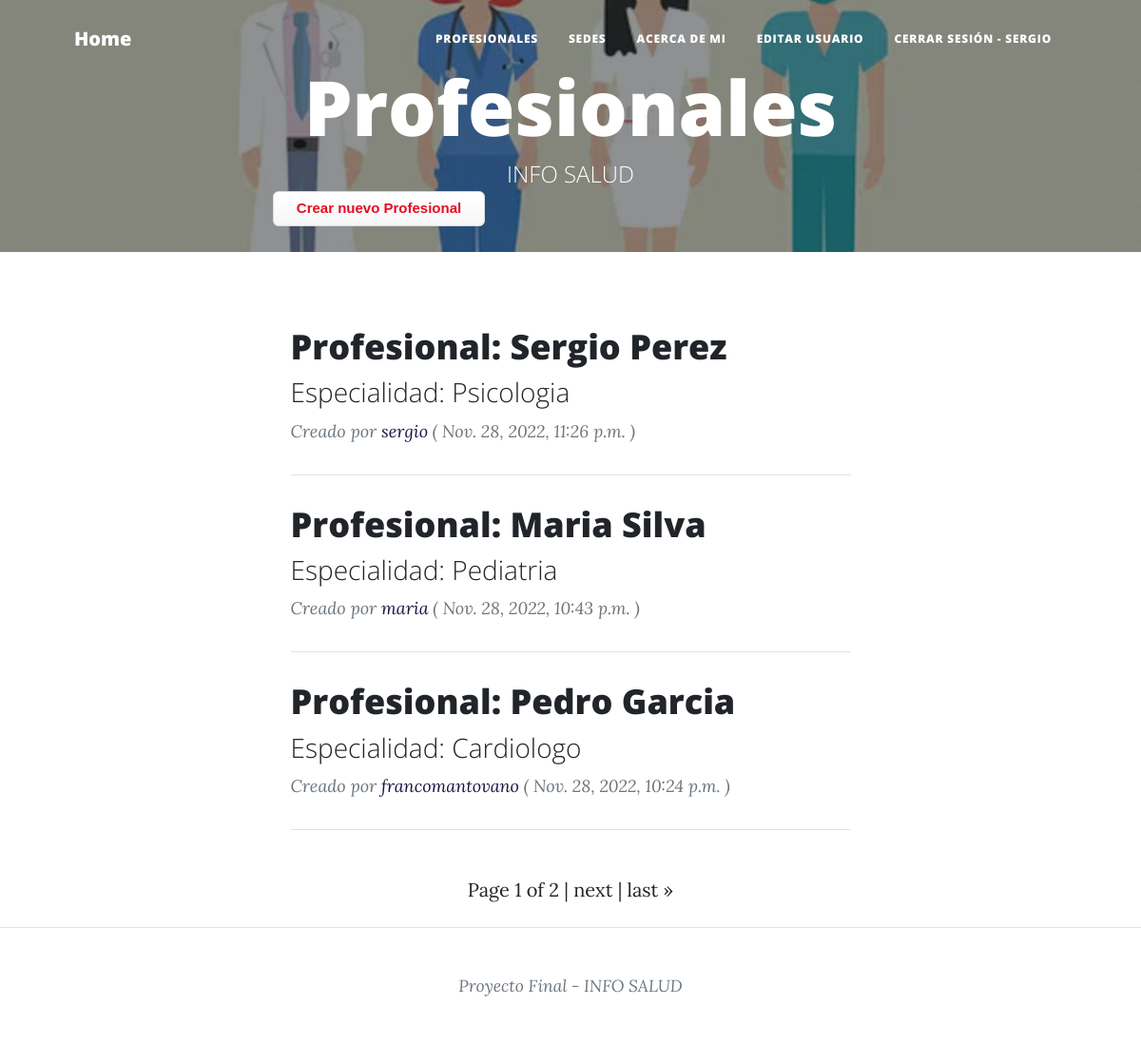
/profesional/profesionales/ (signed in), run on the app's committed database.
### profesional/models.py (models this page shows, shortened)
class Profesional(models.Model):
    name = models.CharField(max_length=40)
    last_name = models.CharField(max_length=40)
    email = models.EmailField()
    especialidad = models.CharField(max_length=40)
    tel= models.IntegerField()
    description = RichTextField(null=True, blank=True)
    image = models.ImageField(upload_to='profesional', null=True, blank=True)
    owner = models.ForeignKey(User, on_delete=models.CASCADE)
    comments = models.ManyToManyField(
        User, through="Comment", related_name="comments_owned"
    )
    created_at = models.DateTimeField(auto_now_add=True, null=True)
    updated_at = models.DateTimeField(auto_now=True, null=True)
    class Meta:
        unique_together = (
            "name",
            "last_name",
            "especialidad",
            "tel",
        )
        ordering = ["-created_at"]

### profesional/views.py (the view)
# urls.py: path("profesionales/", views.ProfesionalListView.as_view(), name="profesional-list"),
class ProfesionalListView(ListView):
    model = Profesional
    paginate_by = 3

### profesional/templates/profesional/profesional_list.html (shortened to what this page needs)
{% extends "home/index.html" %}
{% load static %}
{% block my_blog_header %}
<header class="masthead" style="background-image: url('/static/home/assets/img/medicos.png')">
    <div class="container position-relative px-4 px-lg-5">
        <div class="row gx-4 gx-lg-5 justify-content-center">
            <div class="col-md-15 col-lg-16 col-xl-14">
                <div class="site-heading">
                    <h1>Profesionales</h1>
                    <span class="subheading">INFO SALUD</span>
                </div>
            </div>
        </div>
        <a class="button_custom" href="{% url 'profesional:profesional-add' %}">Crear nuevo Profesional</a>
    </div>
</header>
{% endblock %}
{% block my_blog_content %}
    {% for profesional in profesional_list %}
        <div class="post-preview">
            <a href="{% url 'profesional:profesional-detail' profesional.id %}">
                <h2 class="post-title">Profesional: {{ profesional.name }} {{profesional.last_name}}</h2>
                <h3 class="post-subtitle">Especialidad: {{ profesional.especialidad }}</h3>
            </a>
            <p class="post-meta">
                Creado por
                <span style="color: #181543;" href="">{{ profesional.owner.username }}</span>
                ( {{ profesional.created_at }} )
            </p>
        </div>
        <hr class="my-4" />
    {% endfor %}
{% endblock %}

### home/templates/home/index.html (shortened to what this page needs)
<!DOCTYPE html>
<html lang="en">
    <head>
        {% load static %}
        <link href="{% static 'home/css/styles.css' %}" rel="stylesheet" />
    </head>
    <body>
        <nav class="navbar navbar-expand-lg navbar-light" id="mainNav">
            <div class="container px-4 px-lg-5">
                <a class="navbar-brand" href="{% url 'home:index' %}">Home</a>
                <div class="collapse navbar-collapse" id="navbarResponsive">
                    <ul class="navbar-nav ms-auto py-4 py-lg-0">
                        <li class="nav-item"><a class="nav-link px-lg-3 py-3 py-lg-4" href="{% url 'profesional:profesional-list' %}">Profesionales</a></li>
                        <li class="nav-item"><a class="nav-link px-lg-3 py-3 py-lg-4" href="{% url 'sede:sede-list' %}">Sedes</a></li>
                        <li class="nav-item"><a class="nav-link px-lg-3 py-3 py-lg-4" href="{% url 'home:about_me' %}">Acerca de mi</a></li>
                        {% if user.is_authenticated %}
                        <li class="nav-item"><a class="nav-link px-lg-3 py-3 py-lg-4" href="{% url 'home:user-profile' %}">Editar usuario</a></li>
                        <li class="nav-item"><a class="nav-link px-lg-3 py-3 py-lg-4" href="{% url 'logout' %}">Cerrar Sesión - {{ user.username }}</a></li>
                        {% else %}
                        <li class="nav-item"><a class="nav-link px-lg-3 py-3 py-lg-4" href="{% url 'login' %}">Iniciar Sesión</a></li>
                        {% endif %}
                    </ul>
                </div>
            </div>
        </nav>
        {% block my_blog_header %}{% endblock %}
        <div class="container px-4 px-lg-5">
            <div class="row gx-4 gx-lg-5 justify-content-center">
                <div class="col-md-10 col-lg-8 col-xl-7">
                    {% block my_blog_content %}{% endblock %}
                    {% block pagination %}
                        {% if is_paginated %}
                        <div class="container p-4">
                            <div class="pagination justify-content-center">
                                <span class="step-links">
                                    {% if page_obj.paginator.num_pages > 1 %}
                                    <span class="current">
                                        Page {{ page_obj.number }} of {{ page_obj.paginator.num_pages }} |
                                    </span>
                                    {% endif %}
                                    {% if page_obj.has_next %}
                                        <a href="?page={{ page_obj.next_page_number }}">next</a> |
                                        <a href="?page={{ page_obj.paginator.num_pages }}">last &raquo;</a>
                                    {% endif %}
                                </span>
                            </div>
                        </div>
                        {% endif %}
                    {% endblock %}
                </div>
            </div>
        </div>
        <footer class="border-top">
            <div class="container px-4 px-lg-5">
                <div class="row gx-4 gx-lg-5 justify-content-center">
                    <div class="col-md-10 col-lg-8 col-xl-7">
                        <div class="small text-center text-muted fst-italic">Proyecto Final - INFO SALUD</div>
                    </div>
                </div>
            </div>
        </footer>
    </body>
</html>

### data on the page
Profesional: name "Sergio", last_name "Perez", especialidad "Psicologia", owner.username "sergio", created_at "Nov. 28, 2022, 11:26 p.m."
Profesional: name "Maria", last_name "Silva", especialidad "Pediatria", owner.username "maria", created_at "Nov. 28, 2022, 10:43 p.m."
Profesional: name "Pedro", last_name "Garcia", especialidad "Cardiologo", owner.username "francomantovano", created_at "Nov. 28, 2022, 10:24 p.m."

### other printed values
{{ user.username }} "SERGIO"
{{ page_obj.number }} "1"
{{ page_obj.paginator.num_pages }} "2"
